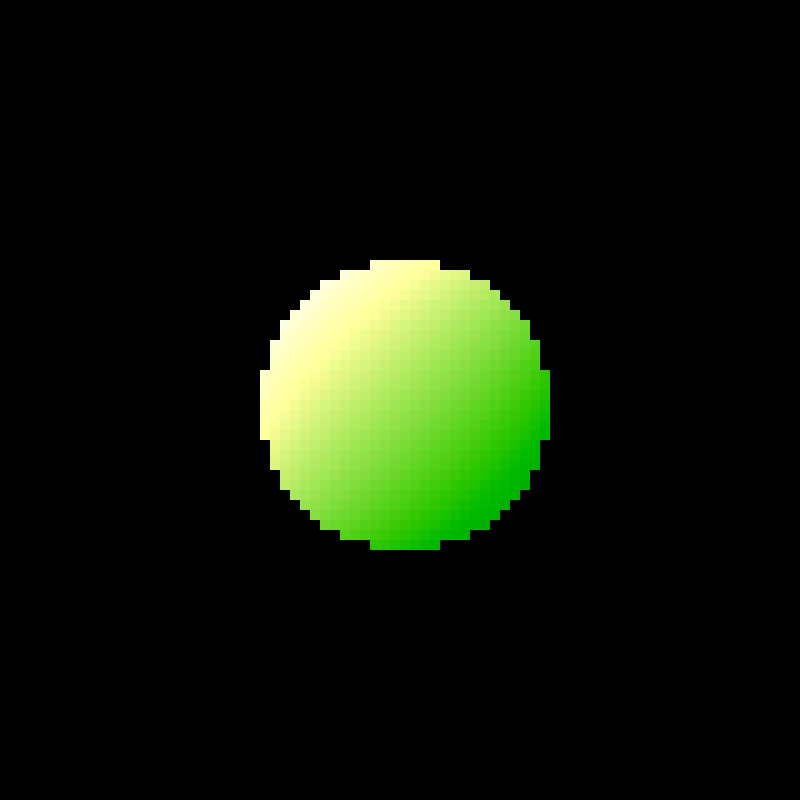
Frame 1 (no input)
Frame 60 (no input): identical to frame 1, image omitted
Frame 120 (the mouse pressed at the canvas centre since frame 60): identical to frame 1, image omitted

The p5.js sketch that drew this single still picture (run headless with seeded random() and noise() and a simulated clock; from frame 60 on, the mouse is pressed at the canvas centre):

// p5.js sketch
// ── sketch.js
let a = 0;

function SDF(p) {
  let sphere1 = new Sphere(0, 0, 150, 50);

  return sdSphere(p, sphere1);
}

function sdSphere(p, sphere) {
  let d = dist(p.x, p.y, p.z, sphere.pos.x, sphere.pos.y, sphere.pos.z);
  return d - sphere.r;
}

function setup() {
  createCanvas(800, 800);
  noStroke();

}

function draw() {
  background(0);

  //rays
  const FOV = new p5.Vector(90, 90);
  const RES = new p5.Vector(80, 80);
  const CELL = new p5.Vector(int(width/RES.x), int(height/RES.y));

  FOV.x = map(FOV.x, 1, 90, 0, 2);
  FOV.y = map(FOV.y, 1, 90, 0, 2);

  thetaDelta = FOV.x / RES.x;
  phiDelta = FOV.y / RES.y;

  let theta = FOV.x/2;
  for (let x = 0; x < RES.y; x++) {
    let phi = FOV.y/2;
    for (let y = 0; y < RES.x; y++) {
      let nRay = createVector(theta, phi, 1).normalize();
      let ray = rayMarch(nRay);
      rect(x * CELL.x, y * CELL.y, CELL.x, CELL.y);

      phi -= phiDelta
    }
    theta -= thetaDelta
  }
  // moveSphere(a);
  // a += .03;
}

function moveSphere(a) {
  let r = sphere1.r * 2;
  let x = cos(a) * r;
  let y = sin(a) * r;
  sphere1.pos.x = x;
  sphere1.pos.y = y;
}

function calcNormal(ray) {
  let EPS = .001;
  
  let v1 = createVector(
    SDF(p5.Vector.add(ray, new p5.Vector(EPS, 0, 0))), //x
    SDF(p5.Vector.add(ray, new p5.Vector(0, EPS, 0))), //y
    SDF(p5.Vector.add(ray, new p5.Vector(0, 0, EPS))), //z
  )

  let v2 = createVector(
    SDF(p5.Vector.sub(ray, new p5.Vector(EPS, 0, 0))), //x
    SDF(p5.Vector.sub(ray, new p5.Vector(0, EPS, 0))), //y
    SDF(p5.Vector.sub(ray, new p5.Vector(0, 0, EPS))), //z
  )
  
  return p5.Vector.normalize(v1.sub(v2));
}

function rayMarch(ray) {

  let MAX_STEPS = 50;
  let MAX_DISTANCE = 300;
  let MIN_DISTANCE = 1;

  for (let step = 0; step < MAX_STEPS; step++) {
    let distance = SDF(ray);
    if (distance < MIN_DISTANCE) {
      fill(255);
      let normal = calcNormal(ray);
      let brightness = p5.Vector.dot(new p5.Vector(150, 150, 0), normal);
      brightness = map(brightness, -100, 100, 1, 255);
      let r = map(brightness, 1, 255, 50, 255);
      let b = map(brightness, 1, 255, 0, 155);
      let g = map(brightness, 1, 255, 200, 255);
      fill(r, g, b);
      return ray;
    }
    if (distance > MAX_DISTANCE) {
      fill(0);
      return ray;
    }
    let t = ray.copy()
    t.setMag(distance);
    ray.add(t);
  }
  fill(0, 0, 0);
  return ray;
}
// ── Sphere.js
class Sphere {
  constructor(x, y, z, r) {
    this.pos = createVector(x, y, z);
    this.r = r;
  }
}
